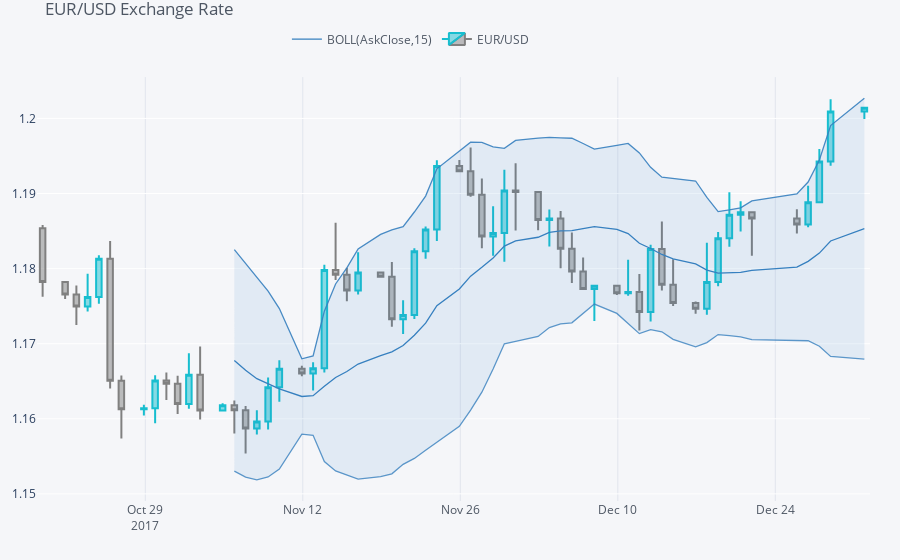

Write notebook code for a chart like this one.
### Code cell
plyo.iplot(qf.iplot(asFigure=True),
     image='png',
     filename='qf_02')
